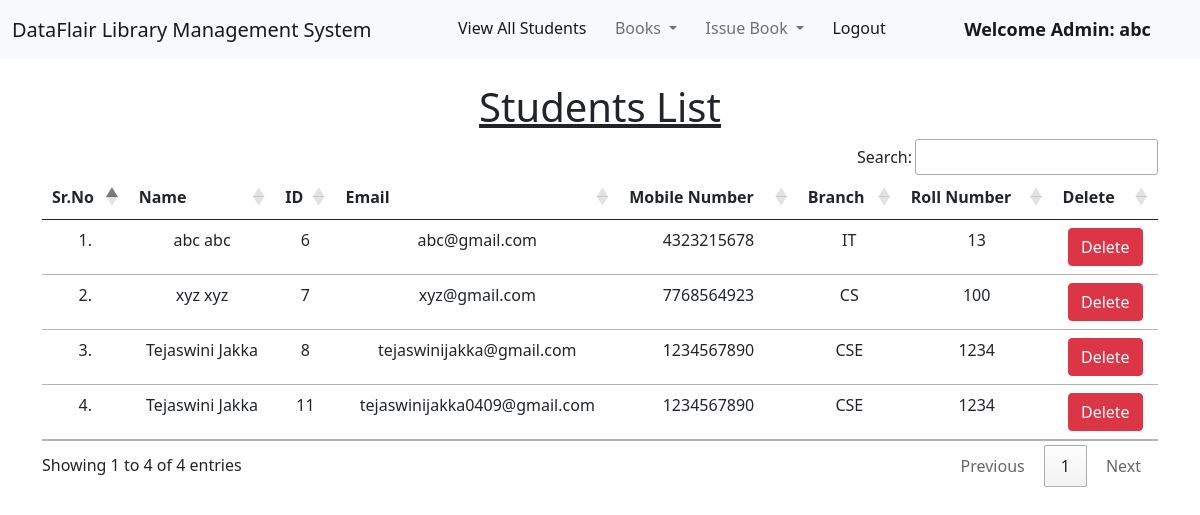
Page /view_students/ (signed in) on the committed database.
### library/models.py (models this page shows, shortened)
class Student(models.Model):
    user = models.OneToOneField(User, on_delete=models.CASCADE)
    branch = models.CharField(max_length=10)
    roll_no = models.CharField(max_length=3, blank=True)
    phone = models.CharField(max_length=10, blank=True)
    image = models.ImageField(upload_to="", blank=True)

### library/views.py (the view)
# urls.py: path("view_students/", views.view_students, name="view_students"),
@login_required(login_url = '/admin_login')
def view_students(request):
    students = Student.objects.all()
    return render(request, "view_students.html", {'students':students})

### library/templates/view_students.html (shortened to what this page needs)
{% extends 'admin_navbar.html' %}
{% load static %}
{% block body %}
<div class="container mt-4">
    <h1 class="text-center"><u>Students List</u></h1>
    <table class="table table-hover" id="example">
        <thead>
            <tr class="text-center">
                <th>Sr.No</th>
                <th>Name</th>
                <th>ID</th>
                <th>Email</th>
                <th>Mobile Number</th>
                <th>Branch</th>
                <th>Roll Number</th>
                <th>Delete</th>
            </tr>
        </thead>
        <tbody>
            {% for student in students %}
            <tr class="text-center">
                <td>{{forloop.counter}}.</td>
                <td>{{student.user.get_full_name}}</td>
                <td>{{student.user.id}}</td>
                <td>{{student.user.email}}</td>
                <td>{{student.phone}}</td>
                <td>{{student.branch}}</td>
                <td>{{student.roll_no}}</td>
                <td><a href="/delete_student/{{student.id}}/" class="btn btn-danger" onclick="return confirm('Are you sure you want to delete this student?')">Delete</a></td>
            </tr>
            {% endfor %}
        </tbody>
    </table>
    </div>
{% endblock %}

### library/templates/admin_navbar.html (shortened to what this page needs)
<!doctype html>
<html lang="en">
  <head>
    <link href="https://cdn.jsdelivr.net/npm/bootstrap@5.1.0/dist/css/bootstrap.min.css" rel="stylesheet">
    <link rel="stylesheet" href="https://cdn.datatables.net/1.10.25/css/jquery.dataTables.min.css">
    <link rel="stylesheet" href="https://cdn.datatables.net/buttons/1.7.1/css/buttons.dataTables.min.css">
  </head>
  <body>
    <nav class="navbar navbar-expand-lg navbar-light bg-light">
        <div class="container-fluid">
          <a class="navbar-brand" href="#">DataFlair Library Management System</a>
          <div class="collapse navbar-collapse" id="navbarSupportedContent">
            <ul class="navbar-nav me-auto mb-2 mb-lg-0">
              <li class="nav-item">
                <a class="nav-link active" aria-current="page" href="/view_students/">View All Students</a>
              </li>
              <li class="nav-item dropdown">
                <a class="nav-link dropdown-toggle" href="#" id="navbarDropdown" role="button" data-bs-toggle="dropdown" aria-expanded="false">
                  Books
                </a>
              </li>
              <li class="nav-item dropdown">
                <a class="nav-link dropdown-toggle" href="#" id="navbarDropdown" role="button" data-bs-toggle="dropdown" aria-expanded="false">
                  Issue Book
                </a>
              </li>
              <li class="nav-item">
                <a class="nav-link active" aria-current="page" href="/logout/">Logout</a>
              </li>
              <li class="nav-item">
                <a style="font-weight:600; font-family:'Segoe UI', Tahoma, Geneva, Verdana, sans-serif; font-size: large;" class="nav-link active" href="#">Welcome Admin: {{request.user}}</a>
              </li>
            </ul>
          </div>
        </div>
      </nav>
      {% block body %}
      {% endblock %}
  </body>
</html>

### rows in the picture
Student: user.get_full_name "abc abc", user.id "6", user.email "abc@gmail.com", phone "4323215678", branch "IT", roll_no "13"
Student: user.get_full_name "xyz xyz", user.id "7", user.email "xyz@gmail.com", phone "7768564923", branch "CS", roll_no "100"
Student: user.get_full_name "Tejaswini Jakka", user.id "8", user.email "tejaswinijakka@gmail.com", phone "1234567890", branch "CSE", roll_no "1234"
Student: user.get_full_name "Tejaswini Jakka", user.id "11", user.email "tejaswinijakka0409@gmail.com", phone "1234567890", branch "CSE", roll_no "1234"

### other values in the picture
{{ request.user }} "abc"
